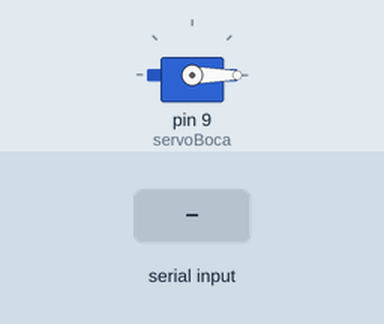
A sketch run on a simulated Arduino Uno, built with avr-gcc and run on an emulated ATmega328P. On the bench: servo. Inputs (shaded band) come from the test bench.

Above: at 1.2 s.
1.3 s: byte 30 received over Serial
At 2.07 s:
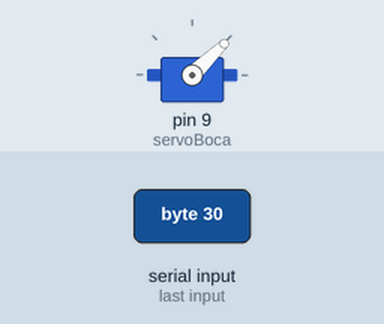
Timing chart, 0 to 10.3 s (numbered marks = the images above; inputs shaded):
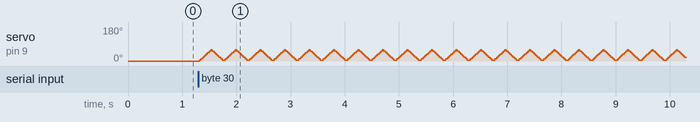

The sketch:

tato.ino
```cpp
#include <Servo.h>

Servo servoBoca;
int pos = 0;
int maximo = 60;

int comando = 0;

void setup()
{
  servoBoca.attach(9);
  servoBoca.write(pos);
  Serial.begin(9600);

}


void mexeBoca()
{

  for(pos; pos < maximo; pos += 4)
  {
    servoBoca.write(pos);
    delay(15);
  }
  for(pos = maximo; pos>=1; pos-= 4)
  {
    servoBoca.write(pos);
    delay(15);
  }


}


void loop()
{


    while (!Serial) {
    ;
    }

    if(Serial.available() > 0)
    {

      do{

        mexeBoca();
        comando = Serial.read();

      }while(comando != 48); // zero decimal

    }
}
```

Measured:
- after the input at 1.3 s, servo on pin 9 (servoBoca): 0° → 4° at once, then repeats every 0.45 s: 12° 0.03 s, 20° 0.03 s, 28° 0.03 s, 36° 0.03 s, 44° 0.03 s, 52° 0.03 s, 60° 0.03 s, 52° 0.03 s, 44° 0.03 s, 36° 0.03 s, 28° 0.03 s, 20° 0.03 s, 12° 0.03 s, 4° 0.06 s
